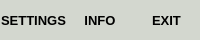
         <widget class="QWidget" name="menu_right_widget" native="true">
          <property name="minimumSize">
           <size>
            <width>0</width>
            <height>40</height>
           </size>
          </property>
          <property name="maximumSize">
           <size>
            <width>16777215</width>
            <height>40</height>
           </size>
          </property>
          <property name="styleSheet">
           <string notr="true">background-color: rgb(211, 215, 207);
border: 0px solid;
border-color: rgb(186, 189, 182);</string>
          </property>
          <layout class="QHBoxLayout" name="menu_right_layout">
           <property name="spacing">
            <number>0</number>
           </property>
           <property name="leftMargin">
            <number>0</number>
           </property>
           <property name="topMargin">
            <number>0</number>
           </property>
           <property name="rightMargin">
            <number>0</number>
           </property>
           <property name="bottomMargin">
            <number>0</number>
           </property>
           <item>
            <widget class="QPushButton" name="settings_button">
             <property name="sizePolicy">
              <sizepolicy hsizetype="Minimum" vsizetype="Preferred">
               <horstretch>0</horstretch>
               <verstretch>0</verstretch>
              </sizepolicy>
             </property>
             <property name="font">
              <font>
               <pointsize>10</pointsize>
               <weight>75</weight>
               <bold>true</bold>
              </font>
             </property>
             <property name="cursor">
              <cursorShape>PointingHandCursor</cursorShape>
             </property>
             <property name="toolTip">
              <string>Open the settings</string>
             </property>
             <property name="styleSheet">
              <string notr="true">color: rgb(0, 0, 0);</string>
             </property>
             <property name="text">
              <string>SETTINGS</string>
             </property>
             <property name="icon">
              <iconset resource="assets/resources.qrc">
               <normaloff>:/black_icons/icons_black/settings.svg</normaloff>:/black_icons/icons_black/settings.svg</iconset>
             </property>
             <property name="iconSize">
              <size>
               <width>15</width>
               <height>15</height>
              </size>
             </property>
            </widget>
           </item>
           <item>
            <widget class="QPushButton" name="info_button">
             <property name="sizePolicy">
              <sizepolicy hsizetype="Minimum" vsizetype="Preferred">
               <horstretch>0</horstretch>
               <verstretch>0</verstretch>
              </sizepolicy>
             </property>
             <property name="font">
              <font>
               <pointsize>10</pointsize>
               <weight>75</weight>
               <bold>true</bold>
              </font>
             </property>
             <property name="cursor">
              <cursorShape>PointingHandCursor</cursorShape>
             </property>
             <property name="toolTip">
              <string>Open the information</string>
             </property>
             <property name="styleSheet">
              <string notr="true">color: rgb(0, 0, 0);</string>
             </property>
             <property name="text">
              <string>INFO</string>
             </property>
             <property name="icon">
              <iconset resource="assets/resources.qrc">
               <normaloff>:/black_icons/icons_black/info.svg</normaloff>:/black_icons/icons_black/info.svg</iconset>
             </property>
             <property name="iconSize">
              <size>
               <width>15</width>
               <height>15</height>
              </size>
             </property>
            </widget>
           </item>
           <item>
            <widget class="QPushButton" name="exit_button">
             <property name="sizePolicy">
              <sizepolicy hsizetype="Minimum" vsizetype="Preferred">
               <horstretch>0</horstretch>
               <verstretch>0</verstretch>
              </sizepolicy>
             </property>
             <property name="font">
              <font>
               <pointsize>10</pointsize>
               <weight>75</weight>
               <bold>true</bold>
              </font>
             </property>
             <property name="cursor">
              <cursorShape>PointingHandCursor</cursorShape>
             </property>
             <property name="toolTip">
              <string>Exit the session and close the window</string>
             </property>
             <property name="styleSheet">
              <string notr="true">color: rgb(0, 0, 0);</string>
             </property>
             <property name="text">
              <string>EXIT</string>
             </property>
             <property name="icon">
              <iconset resource="assets/resources.qrc">
               <normaloff>:/black_icons/icons_black/log-out.svg</normaloff>:/black_icons/icons_black/log-out.svg</iconset>
             </property>
             <property name="iconSize">
              <size>
               <width>15</width>
               <height>15</height>
              </size>
             </property>
            </widget>
           </item>
          </layout>
         </widget>
